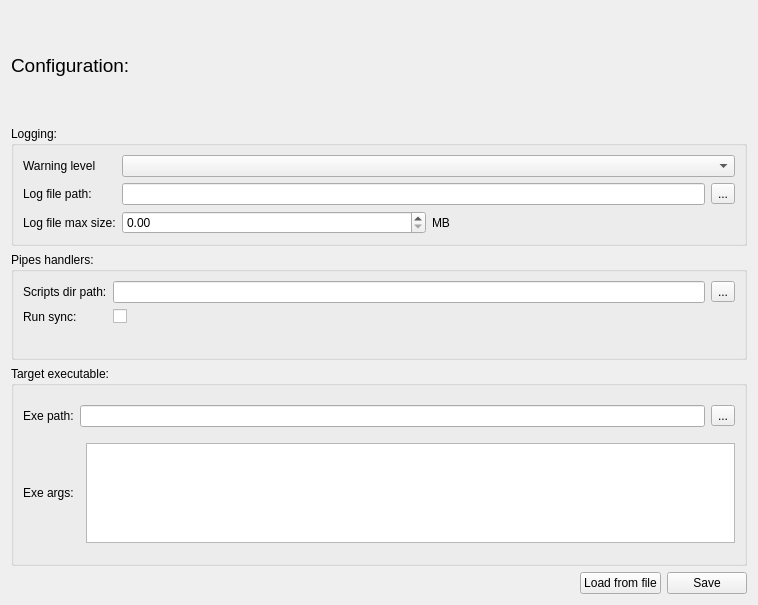
<?xml version="1.0" encoding="UTF-8"?>
<ui version="4.0">
 <class>UI::ConfigTab</class>
 <widget class="QWidget" name="UI::ConfigTab">
  <property name="geometry">
   <rect>
    <x>0</x>
    <y>0</y>
    <width>758</width>
    <height>605</height>
   </rect>
  </property>
  <property name="windowTitle">
   <string>ConfigTab</string>
  </property>
  <layout class="QVBoxLayout" name="verticalLayout">
   <item>
    <widget class="QLabel" name="label">
     <property name="font">
      <font>
       <pointsize>14</pointsize>
      </font>
     </property>
     <property name="text">
      <string>Configuration:</string>
     </property>
    </widget>
   </item>
   <item>
    <widget class="QGroupBox" name="groupBox">
     <property name="title">
      <string>Logging:</string>
     </property>
     <layout class="QGridLayout" name="gridLayout">
      <item row="0" column="1">
       <widget class="QComboBox" name="warningLevelComboBox"/>
      </item>
      <item row="1" column="0">
       <widget class="QLabel" name="label_3">
        <property name="text">
         <string>Log file path:</string>
        </property>
       </widget>
      </item>
      <item row="0" column="0">
       <widget class="QLabel" name="label_2">
        <property name="text">
         <string>Warning level</string>
        </property>
       </widget>
      </item>
      <item row="2" column="0">
       <widget class="QLabel" name="label_4">
        <property name="text">
         <string>Log file max size:</string>
        </property>
       </widget>
      </item>
      <item row="1" column="1">
       <layout class="QHBoxLayout" name="horizontalLayout">
        <item>
         <widget class="QLineEdit" name="logFilePathLineEdit"/>
        </item>
        <item>
         <widget class="QToolButton" name="logFilePathExplorerButton">
          <property name="text">
           <string>...</string>
          </property>
         </widget>
        </item>
       </layout>
      </item>
      <item row="2" column="1">
       <layout class="QHBoxLayout" name="horizontalLayout_2">
        <item>
         <widget class="QDoubleSpinBox" name="logFileMaxSize"/>
        </item>
        <item>
         <widget class="QLabel" name="label_5">
          <property name="text">
           <string>MB</string>
          </property>
         </widget>
        </item>
       </layout>
      </item>
     </layout>
    </widget>
   </item>
   <item>
    <widget class="QGroupBox" name="groupBox_2">
     <property name="title">
      <string>Pipes handlers:</string>
     </property>
     <layout class="QFormLayout" name="formLayout">
      <item row="0" column="0">
       <widget class="QLabel" name="label_6">
        <property name="text">
         <string>Scripts dir path:</string>
        </property>
       </widget>
      </item>
      <item row="0" column="1">
       <layout class="QHBoxLayout" name="horizontalLayout_3">
        <item>
         <widget class="QLineEdit" name="scriptsDirPathLineEdit"/>
        </item>
        <item>
         <widget class="QToolButton" name="scriptsDirExplorerButton">
          <property name="text">
           <string>...</string>
          </property>
         </widget>
        </item>
       </layout>
      </item>
      <item row="1" column="0">
       <widget class="QLabel" name="label_7">
        <property name="text">
         <string>Run sync:</string>
        </property>
       </widget>
      </item>
      <item row="1" column="1">
       <widget class="QCheckBox" name="runSyncCheckBox">
        <property name="text">
         <string/>
        </property>
       </widget>
      </item>
     </layout>
    </widget>
   </item>
   <item>
    <widget class="QGroupBox" name="groupBox_3">
     <property name="maximumSize">
      <size>
       <width>16777215</width>
       <height>200</height>
      </size>
     </property>
     <property name="title">
      <string>Target executable:</string>
     </property>
     <layout class="QGridLayout" name="gridLayout_2">
      <item row="0" column="0">
       <widget class="QLabel" name="label_8">
        <property name="text">
         <string>Exe path:</string>
        </property>
       </widget>
      </item>
      <item row="0" column="1" colspan="2">
       <layout class="QHBoxLayout" name="horizontalLayout_4">
        <item>
         <widget class="QLineEdit" name="exePathLineEdit">
          <property name="text">
           <string/>
          </property>
         </widget>
        </item>
        <item>
         <widget class="QToolButton" name="exePathExplorerButton">
          <property name="text">
           <string>...</string>
          </property>
         </widget>
        </item>
       </layout>
      </item>
      <item row="1" column="0" colspan="2">
       <widget class="QLabel" name="label_9">
        <property name="text">
         <string>Exe args:</string>
        </property>
       </widget>
      </item>
      <item row="1" column="2">
       <widget class="QTextEdit" name="exeRunArgsTextEdit">
        <property name="maximumSize">
         <size>
          <width>16777215</width>
          <height>100</height>
         </size>
        </property>
       </widget>
      </item>
     </layout>
    </widget>
   </item>
   <item>
    <layout class="QHBoxLayout" name="horizontalLayout_5">
     <item>
      <spacer name="horizontalSpacer">
       <property name="orientation">
        <enum>Qt::Horizontal</enum>
       </property>
       <property name="sizeHint" stdset="0">
        <size>
         <width>40</width>
         <height>20</height>
        </size>
       </property>
      </spacer>
     </item>
     <item>
      <widget class="QPushButton" name="loadFromFileButton">
       <property name="text">
        <string>Load from file</string>
       </property>
      </widget>
     </item>
     <item>
      <widget class="QPushButton" name="saveButton">
       <property name="text">
        <string>Save</string>
       </property>
      </widget>
     </item>
    </layout>
   </item>
  </layout>
 </widget>
 <resources/>
 <connections/>
</ui>
